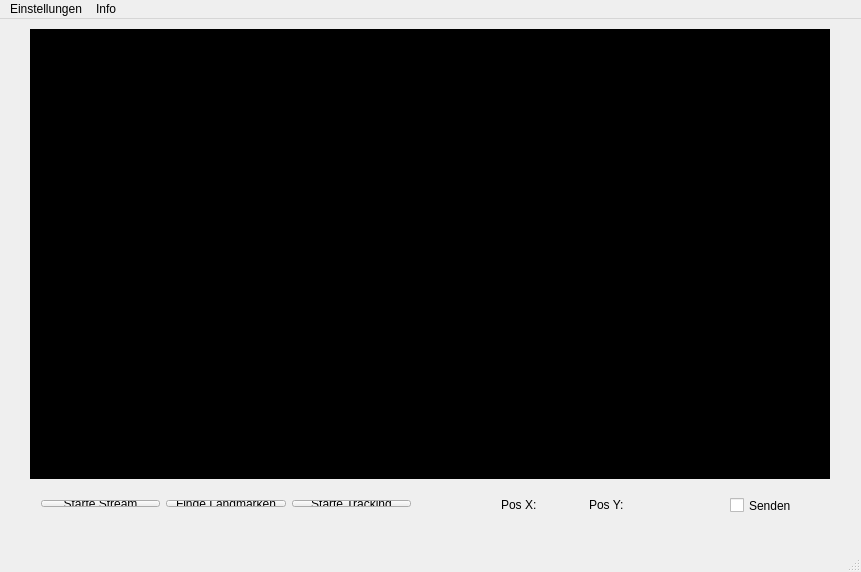
<?xml version="1.0" encoding="UTF-8"?>
<ui version="4.0">
 <class>MainWindow</class>
 <widget class="QMainWindow" name="MainWindow">
  <property name="geometry">
   <rect>
    <x>0</x>
    <y>0</y>
    <width>861</width>
    <height>572</height>
   </rect>
  </property>
  <property name="sizePolicy">
   <sizepolicy hsizetype="Fixed" vsizetype="Fixed">
    <horstretch>0</horstretch>
    <verstretch>0</verstretch>
   </sizepolicy>
  </property>
  <property name="minimumSize">
   <size>
    <width>861</width>
    <height>572</height>
   </size>
  </property>
  <property name="maximumSize">
   <size>
    <width>861</width>
    <height>572</height>
   </size>
  </property>
  <property name="windowTitle">
   <string>Eagle Eye - Kamerabasiertes Indoor Navigationssystem</string>
  </property>
  <property name="windowIcon">
   <iconset resource="image.qrc">
    <normaloff>:/new/image/image/icon.jpg</normaloff>:/new/image/image/icon.jpg</iconset>
  </property>
  <property name="styleSheet">
   <string notr="true"/>
  </property>
  <widget class="QWidget" name="centralWidget">
   <widget class="QLabel" name="showStreamLabel">
    <property name="geometry">
     <rect>
      <x>30</x>
      <y>10</y>
      <width>800</width>
      <height>450</height>
     </rect>
    </property>
    <property name="styleSheet">
     <string notr="true">Background-color: #000;</string>
    </property>
    <property name="text">
     <string/>
    </property>
   </widget>
   <widget class="QWidget" name="layoutWidget">
    <property name="geometry">
     <rect>
      <x>490</x>
      <y>470</y>
      <width>191</width>
      <height>31</height>
     </rect>
    </property>
    <layout class="QHBoxLayout" name="horizontalLayout_2">
     <item>
      <widget class="QLabel" name="labelPosX">
       <property name="text">
        <string>Pos X:</string>
       </property>
      </widget>
     </item>
     <item>
      <widget class="QLabel" name="labelPosY">
       <property name="text">
        <string>Pos Y:</string>
       </property>
      </widget>
     </item>
    </layout>
   </widget>
   <widget class="QWidget" name="layoutWidget">
    <property name="geometry">
     <rect>
      <x>30</x>
      <y>470</y>
      <width>392</width>
      <height>29</height>
     </rect>
    </property>
    <layout class="QHBoxLayout" name="horizontalLayout">
     <item>
      <widget class="QPushButton" name="buttonStarteStream">
       <property name="text">
        <string>Starte Stream</string>
       </property>
      </widget>
     </item>
     <item>
      <widget class="QPushButton" name="buttonFindLandMark">
       <property name="text">
        <string>Finde Landmarken</string>
       </property>
      </widget>
     </item>
     <item>
      <widget class="QPushButton" name="buttonStartTracking">
       <property name="text">
        <string>Starte Tracking</string>
       </property>
      </widget>
     </item>
    </layout>
   </widget>
   <widget class="QCheckBox" name="checkBoxSend">
    <property name="geometry">
     <rect>
      <x>730</x>
      <y>471</y>
      <width>97</width>
      <height>31</height>
     </rect>
    </property>
    <property name="text">
     <string>Senden</string>
    </property>
   </widget>
   <zorder>layoutWidget</zorder>
   <zorder>showStreamLabel</zorder>
   <zorder>layoutWidget</zorder>
   <zorder>checkBoxSend</zorder>
  </widget>
  <widget class="QMenuBar" name="menuBar">
   <property name="geometry">
    <rect>
     <x>0</x>
     <y>0</y>
     <width>861</width>
     <height>25</height>
    </rect>
   </property>
   <widget class="QMenu" name="menuHauptmenue">
    <property name="title">
     <string>Einstellungen</string>
    </property>
    <addaction name="actionIP_EInstellungen"/>
    <addaction name="actionKamerakalibrierung"/>
   </widget>
   <widget class="QMenu" name="menuInfo">
    <property name="title">
     <string>Info</string>
    </property>
    <addaction name="action_ber_EagleEye"/>
   </widget>
   <addaction name="menuHauptmenue"/>
   <addaction name="menuInfo"/>
  </widget>
  <widget class="QStatusBar" name="statusBar"/>
  <action name="actionIP_EInstellungen">
   <property name="text">
    <string>IP-EInstellungen</string>
   </property>
  </action>
  <action name="actionKamerakalibrierung">
   <property name="text">
    <string>Kamerakalibrierung</string>
   </property>
  </action>
  <action name="action_ber_EagleEye">
   <property name="text">
    <string>Über EagleEye</string>
   </property>
  </action>
 </widget>
 <layoutdefault spacing="6" margin="11"/>
 <resources>
  <include location="image.qrc"/>
 </resources>
 <connections/>
</ui>
